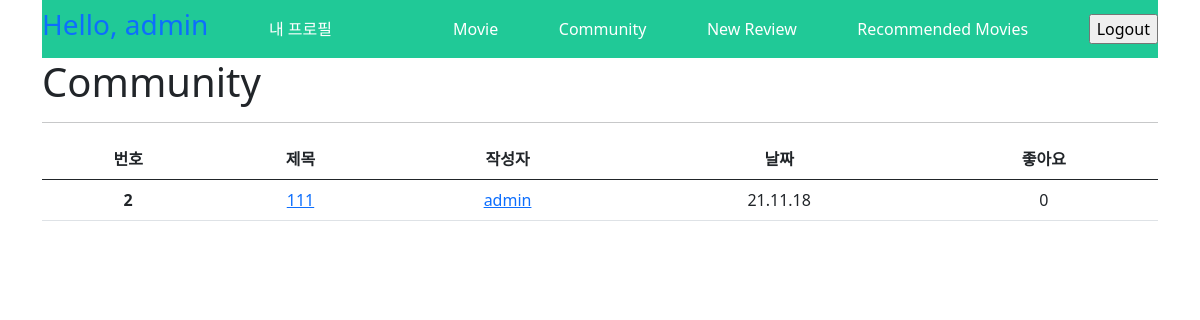
The app's page /community/ (signed in) with its own data.
### accounts/models.py (models this page shows)
class User(AbstractUser):
    followings = models.ManyToManyField('self', symmetrical=False, related_name='followers')

### community/models.py (models this page shows, shortened)
class Review(models.Model):
    title = models.CharField(max_length=100)
    movie = models.ForeignKey(Movie, on_delete=models.CASCADE)
    rank = models.IntegerField(choices=RANK)
    content = models.TextField()
    created_at = models.DateTimeField(auto_now_add=True)
    updated_at = models.DateTimeField(auto_now=True)
    user = models.ForeignKey(settings.AUTH_USER_MODEL, on_delete=models.CASCADE)
    like_users = models.ManyToManyField(settings.AUTH_USER_MODEL, related_name='like_reviews')

### community/views.py (the view)
# urls.py: path('', views.index, name='index'),
@require_GET
def index(request):
    reviews = Review.objects.select_related('user').prefetch_related('like_users').order_by('-pk')
    context = {
        'reviews': reviews,
    }
    return render(request, 'community/index.html', context)

### community/templates/community/index.html (shortened to what this page needs)
{% extends 'base.html' %}
{% block content %}
  <h1>Community</h1>
  <hr>
  <table class="table">
    <thead>
      <tr class="text-center">
        <th scope="col">번호</th>
        <th scope="col">제목</th>
        <th scope="col">작성자</th>
        <th scope="col">날짜</th>
        <th scope="col">좋아요</th>
      </tr>
    </thead>
    <tbody>
      {% for review in reviews %}
        <tr class="text-center">
          <th scope="row">{{ review.pk }}</th>
          <td><a href="{% url 'community:detail' review.pk %}">{{ review.title }}</a></td>
          <td><a href="{% url 'accounts:profile' review.user.username %}">{{ review.user }}</a></td>
          <td>{{ review.created_at | date:'y.m.d' }}</td>
          <td id="like-cnt">{{ review.like_users.all|length }}</td>
        </tr>
      {% endfor %}
    </tbody>
  </table>
{% endblock %}

### templates/base.html (shortened to what this page needs)
<!DOCTYPE html>
<html lang="en">
<head>
  <link rel="stylesheet" href="https://use.fontawesome.com/releases/v5.15.4/css/all.css">
  <link href="https://cdn.jsdelivr.net/npm/bootstrap@5.0.0-beta3/dist/css/bootstrap.min.css" rel="stylesheet">
</head>
<body>
  <div class="container">
    <nav class="navbar" style="background-color: #20c997;">
      {% if user.is_authenticated %}
      <h3 class="text-primary">Hello, {{ user.username }}</h3>
      <a class="text-decoration-none text-white" href="{% url 'accounts:profile' user %}">내 프로필<a>
      <a class="text-decoration-none text-white" href="{% url 'movies:index'%}">Movie</a>
      <a class="text-decoration-none text-white" href="{% url 'community:index'%}">Community</a>
      <a class="text-decoration-none text-white" href="{% url 'community:create'%}">New Review</a>
      <a class="text-decoration-none text-white" href="{% url 'movies:recommended' %}">Recommended Movies</a>
      <form action="{% url 'accounts:logout' %}" method="POST">
        <input type="submit" value="Logout">
      </form>
      {% else %}
      <a class="text-decoration-none text-white" href="{% url 'accounts:signup' %}">Signup</a>
      <a class="text-decoration-none text-white" href="{% url 'accounts:login' %}">Login</a>
      {% endif %}
    </nav>
    {% block content %}
    {% endblock content %}
  </div>
</body>
</html>

### records on screen
User: username "admin"
Review: pk "2", title "111", user "admin", created_at "21.11.18", like_users.all|length "0"
